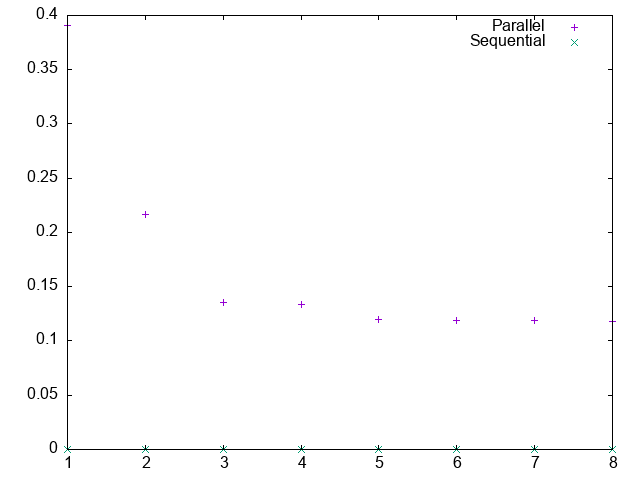

This chart was generated by the following gnuplot code:
set datafile separator ','

plot 'parallel.csv' using 2 with points title "Parallel"
set style line 5 lt rgb "cyan" lw 3 pt 6
replot 'sequential.csv' using 2 with points title "Sequential"

set term png
set output "benchmark.png"
replot